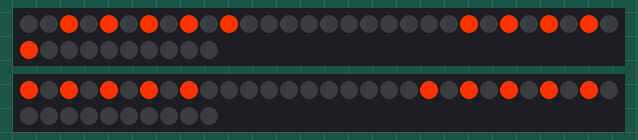
This program was run on a simulated Arduino Pro Mini, built with avr-gcc and run on an emulated ATmega328P. Shown: 2 × 40 RGB LEDs in strip order, left to right, continuing on the next row.

Above: at 0.1 s.
At 0.52 s:
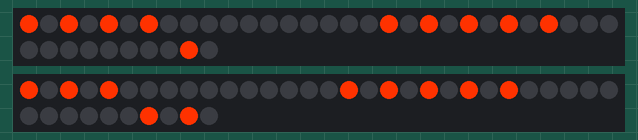
At 0.94 s:
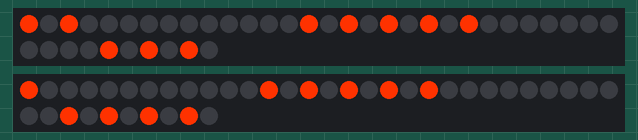
At 1.41 s:
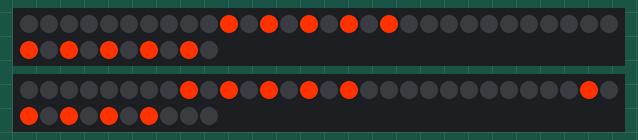
At 1.77 s:
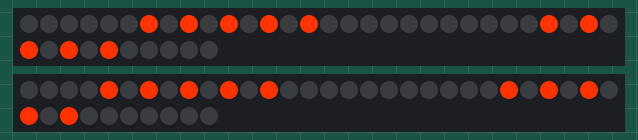

The program:

main.cpp
```cpp
#include "../lib/Adafruit_NeoPixel/Adafruit_NeoPixel.h"

Adafruit_NeoPixel strip1 = Adafruit_NeoPixel(40, 3, NEO_GRB + NEO_KHZ800);
Adafruit_NeoPixel strip2 = Adafruit_NeoPixel(40, 5, NEO_GRB + NEO_KHZ800);

void setup() {
    strip1.begin();
    strip2.begin();
}

int offset = 0;
uint32_t color = Adafruit_NeoPixel::Color(0, 0, 0);

void loop() {
    strip1.clear();
    strip2.clear();

    // The first NeoPixel in a strand is #0, second is 1, all the way up
    // to the count of pixels minus one.
    for(int i=0; i<40; i++) {
        strip1.setPixelColor(i, color);
        color = (i - offset + 40) % 20 < 10 ? Adafruit_NeoPixel::Color(255, 50, 0) : Adafruit_NeoPixel::Color(0, 0, 0);
        strip2.setPixelColor(i++, color);
    }

    offset--;
    if (offset < -40) offset += 40;

    strip1.show();
    strip2.show();

    delay(100);
}
```

Measured:
- by itself, everything shown: repeats every 2.1 s, in 12 steps
